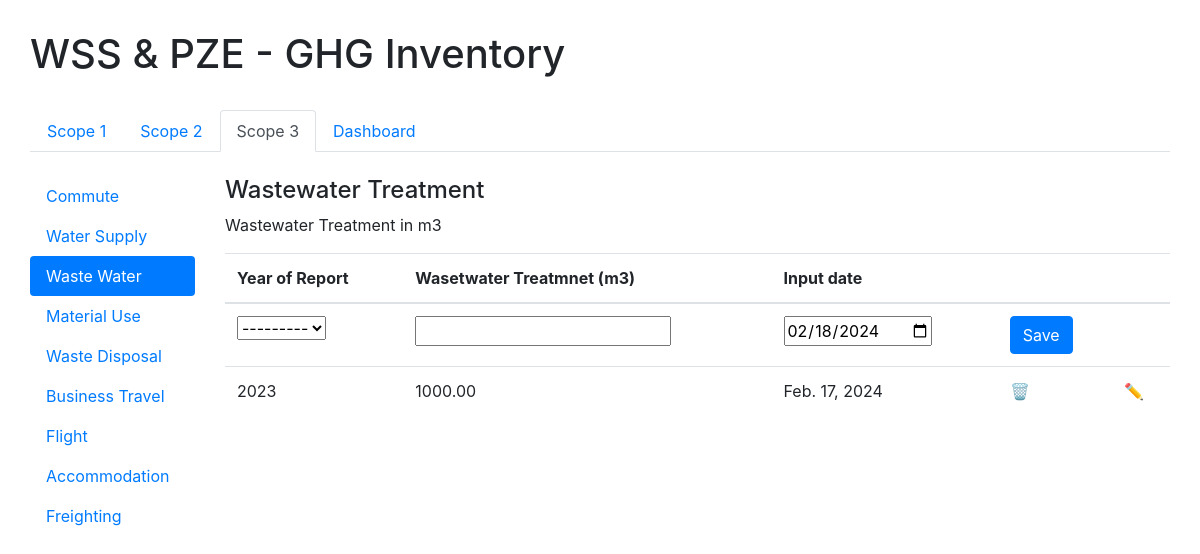
Screenshot of /ghg/scope3/wastewater/ with the database file from the repository.
### ghg_inventory/models.py (models this page shows)
class Wastewater(models.Model):
    inventory_year = models.ForeignKey(Inventory_Year, on_delete=models.CASCADE)
    consumption = models.DecimalField(max_digits=10, decimal_places=2)
    date = models.DateField()
    emission = models.FloatField()

class Inventory_Year(models.Model):
    year_choices = [(year, year) for year in range(2023, 2030)]
    year = models.IntegerField(choices=year_choices)
    def __str__(self):
        return str(self.year)

### ghg_inventory/views.py (the view, shortened to what this page needs)
# urls.py: path('scope3/wastewater/', views.wastewater, name='wastewater'),
def wastewater(request):
    wastewater = Wastewater_Form(prefix='wastewater')
    wastewaters = Wastewater.objects.all()
    context_wastewater = {'wastewater': wastewater, 'wastewaters': wastewaters}
    return render(request, 'ghg_inventory/scope3_waste.html', context_wastewater)

### ghg_inventory/forms.py
class Wastewater_Form(forms.ModelForm):
    class Meta:
        model = Wastewater
        fields = ['inventory_year', 'consumption', 'date']
        widgets = {
            'date': forms.DateInput(attrs={'type': 'date', 'value': timezone.now().date()}),
        }

### ghg_inventory/templates/ghg_inventory/scope3_waste.html (shortened to what this page needs)
{% extends 'ghg_inventory/base_scope3.html' %}
{% block content %}
    <div class="row">
        <div class="col-2">
            <ul class="nav nav-pills flex-column">
                <li class="nav-item">
                    <a class="nav-link " href="{% url 'commute' %}">Commute</a>
                </li>
                <li class="nav-item">
                    <a class="nav-link "  href="{% url 'water' %}">Water Supply</a>
                </li>
                <li class="nav-item">
                    <a class="nav-link active" href="{% url 'wastewater' %}">Waste Water</a>
                </li>
                <li class="nav-item">
                    <a class="nav-link "  href="{% url 'material' %}">Material Use</a>
                </li>
                <li class="nav-item">
                    <a class="nav-link "  href="{% url 'disposal' %}">Waste Disposal</a>
                </li>
                <li class="nav-item">
                    <a class="nav-link "  href="{% url 'travel' %}">Business Travel</a>
                </li>
                <li class="nav-item">
                    <a class="nav-link "  href="{% url 'flight' %}"> Flight </a>
                </li>
                <li class="nav-item">
                    <a class="nav-link "  href="{% url 'accommodation' %}">Accommodation</a>
                </li>
                <li class="nav-item">
                    <a class="nav-link "  href="{% url 'freighting' %}">Freighting</a>
                </li>
            </ul>
        </div>
        <div class="col">
            <h4> Wastewater Treatment</h4>
            <p>Wastewater Treatment in m3 </p>
            <form method="post">
            <table class="table table-hover">
                <thead>
                    <tr>
                        <th>Year of Report</th>
                        <th>Wasetwater Treatmnet (m3)</th>
                        <th>Input date</th>
                        <th></th>
                        <th></th>
                    </tr>
                </thead>
                <tbody>
                    <tr>
                        <td> {{ wastewater.inventory_year }} </td>
                        <td>{{ wastewater.consumption}}</td>
                        <td>{{ wastewater.date}}</td>
                        <td><button type="submit" class="btn btn-primary">Save</button></td>
                        <td></td>
                    </tr>
                        {% for item in wastewaters%}
                            <tr>
                                <td>{{ item.inventory_year }}</td>
                                <td>{{ item.consumption}}</td>
                                <td>{{ item.date}}</td>
                                <td><a href="{% url 'wastewater_delete' item.id %}">🗑️</a></td>
                                <td><a href="{% url 'wastewater_update' item.id %}">✏️</a></td>
                            </tr>
                        {% endfor %}
                </tbody>
            </table>
            </form>
        </div>
    </div>
{% endblock %}

### rows the page displays
Wastewater: inventory_year "2023", consumption "1000.00", date "Feb. 17, 2024"
